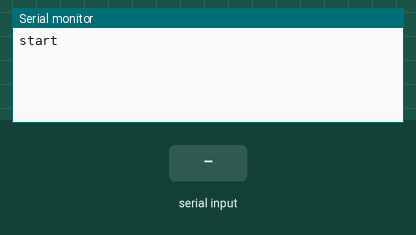
A sketch run on a simulated Arduino Uno, built with avr-gcc and run on an emulated ATmega328P. Shown: the last lines printed to the serial monitor. The inputs (shaded band) are chosen by the test bench.

Above: at 1.2 s.
1.3 s: "90,45,200," received over Serial
At 2.3 s:
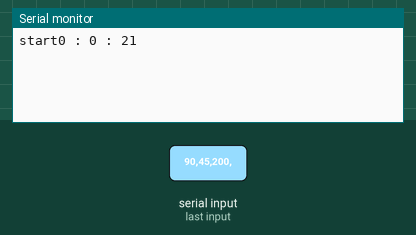
2.8 s: "30,150,10," received over Serial
At 3.5 s:
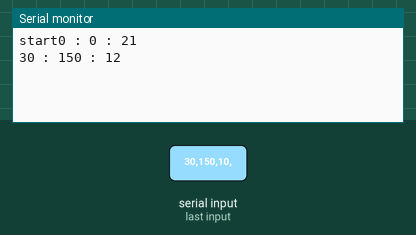

The sketch:

timeWithPython.ino
```cpp
unsigned long myTime = 0;
int givenHour;
int givenMin;
int givenSec;
int storeMin = 0;
int hour = 0;
int min = 0;
int sec = 0;
int store = 0;
int count = 0;
int interval = 0;
int countToMin = 0;
void setup() {
  Serial.begin(9600);
  Serial.print("start");
  //delay(100);
}
//min --> 3,600,000
void loop() {
  if (Serial.available() > 8){
    givenHour = Serial.readStringUntil(',').toInt();
    givenMin = Serial.readStringUntil(',').toInt();
    givenSec = Serial.readStringUntil(',').toInt();
   // Serial.println(givenHour);
   // Serial.println(givenMin);
   // Serial.println(givenSec);

  myTime = millis();
  sec = givenSec + (myTime/1000);
  if (sec < 60){
    Serial.println(String(givenHour) + " : " + String(givenMin) + " : " + String(sec));
  }
  if (sec >= 60){
    store = (sec % 60);
     if (sec % 60 == 0){
       count = count + 1;
       if(count%52 == 0 || count > 52){
        countToMin = count/52;
        min = givenMin + countToMin;
        hour = givenHour;
        if(min%60 ==0){
          min = 0;
          hour = givenHour + countToMin;
        }
        if(min > 60){
          min = min%60;
        }
       }
     }
    Serial.println(String(hour) + " : " + String(min) + " : " + String(store));
  }
}
}
```

Measured:
- after the input at 1.3 s, the serial monitor: prints a new line at once (image 1)
- after the input at 2.8 s, the serial monitor: prints a new line at once (image 2)
